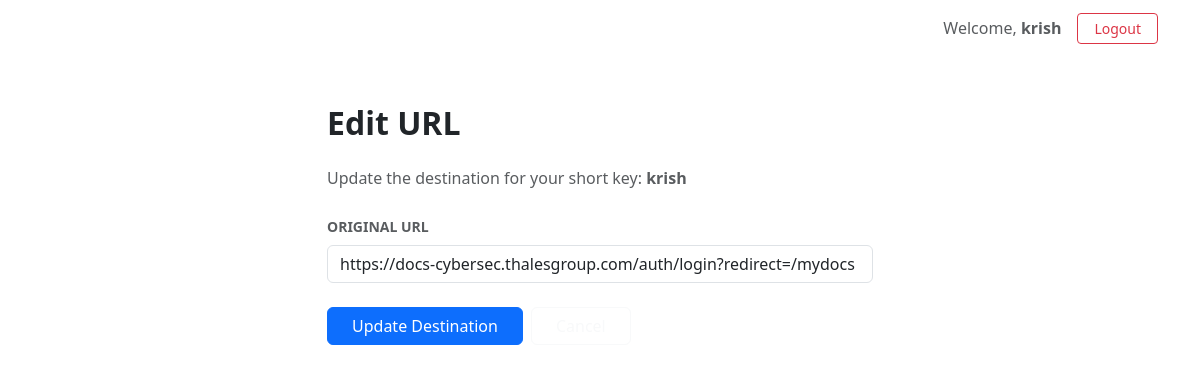
The app's page /edit/1/ (signed in) with its own data.
### shortener/models.py (models this page shows, shortened)
class ShortURL(models.Model):
    user = models.ForeignKey(User, on_delete=models.CASCADE)
    original_url = models.URLField()
    short_key = models.CharField(max_length=10, unique=True)
    created_at = models.DateTimeField(auto_now_add=True)
    click_count = models.PositiveIntegerField(default=0)
    expires_at = models.DateTimeField(null=True, blank=True)
    is_active = models.BooleanField(default=True)

### shortener/views.py (the view)
# urls.py: path('edit/<int:id>/', views.edit_url, name='edit'),
@login_required
def edit_url(request, id):
    url = get_object_or_404(ShortURL, id=id, user=request.user)
    if request.method == 'POST':
        url.original_url = request.POST['original_url']
        url.save()
        return redirect('dashboard')
    return render(request, 'edit.html', {'url': url})

### templates/edit.html (shortened to what this page needs)
{% extends 'base.html' %}
{% block content %}
<div class="row justify-content-center animate-in">
    <div class="col-md-6">
        <div class="glass-card">
            <h2 class="fw-bold mb-4">Edit URL</h2>
            <p class="text-muted mb-4">Update the destination for your short key: <strong>{{ url.short_key }}</strong>
            </p>
            <form method="post">
                <div class="mb-4">
                    <label class="form-label text-muted small fw-bold text-uppercase">Original URL</label>
                    <input type="url" name="original_url" value="{{ url.original_url }}" class="form-control" required>
                </div>
                <div class="d-flex gap-2">
                    <button class="btn btn-primary px-4">Update Destination</button>
                    <a href="{% url 'dashboard' %}" class="btn btn-outline-light px-4">Cancel</a>
                </div>
            </form>
        </div>
    </div>
</div>
{% endblock %}

### templates/base.html (shortened to what this page needs)
{% load static %}
<!DOCTYPE html>
<html lang="en">
<head>
    <link href="https://cdn.jsdelivr.net/npm/bootstrap@5.3.2/dist/css/bootstrap.min.css" rel="stylesheet">
</head>
<body>
    <nav class="navbar navbar-expand-lg navbar-dark sticky-top">
        <div class="container">
            <a class="navbar-brand" href="{% url 'dashboard' %}">LinkSwift</a>
            <div class="ms-auto d-flex align-items-center">
                {% if user.is_authenticated %}
                <span class="text-muted me-3 d-none d-md-inline">Welcome, <strong>{{ user.username }}</strong></span>
                <a href="{% url 'logout' %}" class="btn btn-sm btn-outline-danger px-3">Logout</a>
                {% else %}
                <a href="{% url 'login' %}" class="btn btn-sm btn-primary px-4 me-2">Login</a>
                <a href="{% url 'register' %}" class="btn btn-sm btn-outline-light px-4">Register</a>
                {% endif %}
            </div>
        </div>
    </nav>
    <div class="container mt-5 pb-5">
        {% block content %}
        {% endblock %}
    </div>
</body>
</html>

### records on screen
ShortURL: short_key "krish", original_url "https://docs-cybersec.thalesgroup.com/auth/login?redirect=/mydocs"

### other values on screen
{{ user.username }} "krish"
